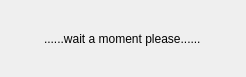
<?xml version="1.0" encoding="UTF-8"?>
<ui version="4.0">
 <class>Form</class>
 <widget class="QWidget" name="Form">
  <property name="windowModality">
   <enum>Qt::ApplicationModal</enum>
  </property>
  <property name="geometry">
   <rect>
    <x>0</x>
    <y>0</y>
    <width>246</width>
    <height>77</height>
   </rect>
  </property>
  <property name="windowTitle">
   <string>...</string>
  </property>
  <property name="windowIcon">
   <iconset resource="resource.qrc">
    <normaloff>:/icons/icons/MGrep.ico</normaloff>:/icons/icons/MGrep.ico</iconset>
  </property>
  <layout class="QHBoxLayout" name="horizontalLayout">
   <item alignment="Qt::AlignHCenter">
    <widget class="QLabel" name="label">
     <property name="text">
      <string>......wait a moment please......</string>
     </property>
    </widget>
   </item>
  </layout>
 </widget>
 <resources>
  <include location="resource.qrc"/>
 </resources>
 <connections/>
</ui>
